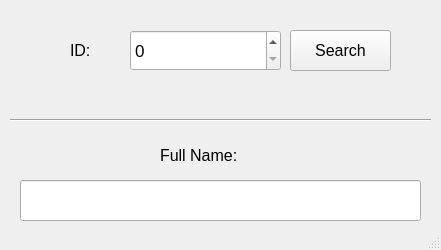
<?xml version="1.0" encoding="UTF-8"?>
<ui version="4.0">
 <class>MainWindow</class>
 <widget class="QMainWindow" name="MainWindow">
  <property name="geometry">
   <rect>
    <x>0</x>
    <y>0</y>
    <width>441</width>
    <height>250</height>
   </rect>
  </property>
  <property name="windowTitle">
   <string>Qt5 SQLite Example</string>
  </property>
  <widget class="QWidget" name="centralWidget">
   <widget class="QPushButton" name="search">
    <property name="geometry">
     <rect>
      <x>290</x>
      <y>30</y>
      <width>101</width>
      <height>41</height>
     </rect>
    </property>
    <property name="font">
     <font>
      <pointsize>12</pointsize>
     </font>
    </property>
    <property name="text">
     <string>Search</string>
    </property>
   </widget>
   <widget class="Line" name="line">
    <property name="geometry">
     <rect>
      <x>10</x>
      <y>110</y>
      <width>421</width>
      <height>21</height>
     </rect>
    </property>
    <property name="orientation">
     <enum>Qt::Horizontal</enum>
    </property>
   </widget>
   <widget class="QLabel" name="label">
    <property name="geometry">
     <rect>
      <x>70</x>
      <y>40</y>
      <width>41</width>
      <height>21</height>
     </rect>
    </property>
    <property name="font">
     <font>
      <pointsize>12</pointsize>
     </font>
    </property>
    <property name="text">
     <string>ID:</string>
    </property>
   </widget>
   <widget class="QLineEdit" name="nameOutput">
    <property name="geometry">
     <rect>
      <x>20</x>
      <y>180</y>
      <width>401</width>
      <height>41</height>
     </rect>
    </property>
    <property name="font">
     <font>
      <pointsize>13</pointsize>
     </font>
    </property>
    <property name="readOnly">
     <bool>true</bool>
    </property>
   </widget>
   <widget class="QLabel" name="label_2">
    <property name="geometry">
     <rect>
      <x>160</x>
      <y>140</y>
      <width>101</width>
      <height>31</height>
     </rect>
    </property>
    <property name="font">
     <font>
      <pointsize>12</pointsize>
     </font>
    </property>
    <property name="text">
     <string>Full Name:</string>
    </property>
   </widget>
   <widget class="QSpinBox" name="idInput">
    <property name="geometry">
     <rect>
      <x>130</x>
      <y>30</y>
      <width>151</width>
      <height>41</height>
     </rect>
    </property>
    <property name="font">
     <font>
      <pointsize>13</pointsize>
     </font>
    </property>
    <property name="layoutDirection">
     <enum>Qt::LeftToRight</enum>
    </property>
   </widget>
  </widget>
  <widget class="QStatusBar" name="statusBar"/>
 </widget>
 <layoutdefault spacing="6" margin="11"/>
 <resources/>
 <connections/>
</ui>
